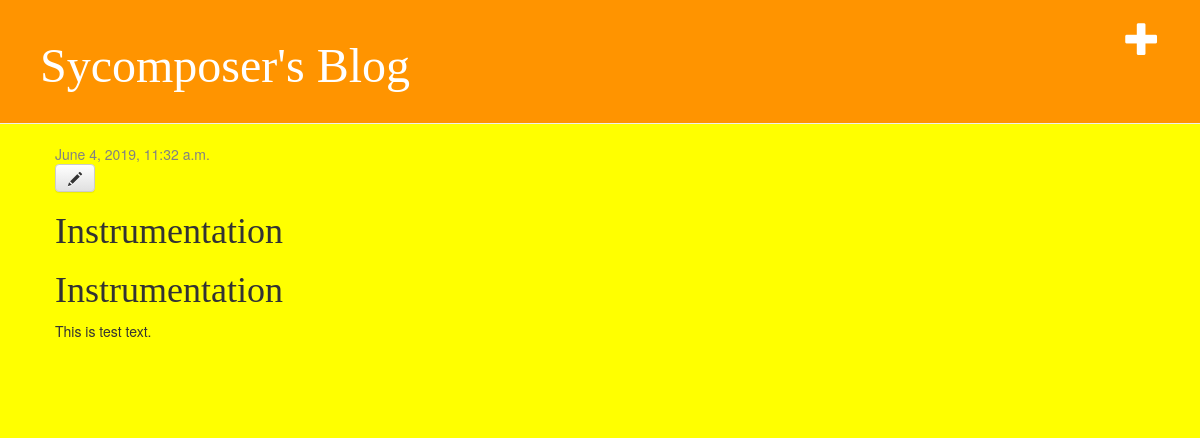
Page /blog/post/1/ on the committed database.
### blog/models.py (models this page shows, shortened)
class Post(models.Model):
    author=models.ForeignKey('auth.User', on_delete=models.CASCADE)
    title=models.CharField(max_length=200)
    text = models.TextField()
    created_date=models.DateTimeField(default=timezone.now)
    published_date = models.DateTimeField(blank=True, null=True)

### blog/views.py (the view)
# urls.py: path('post/<int:pk>/', views.post_detail, name='post_detail'),
def post_detail(request,pk):
    post= get_object_or_404(Post,pk=pk)
    return render(request,"blog/post_detail.html",{'post':post})

### blog/templates/blog/post_detail.html
{% extends 'blog/base.html' %}
{% block content %}
    <div class="post">
        {% if post.published_date %}
            <div class="date">
                {{ post.published_date }}
            </div>
        {% endif %}
        <a class="btn btn-default" href="{% url 'post_edit' pk=post.pk %}"><span class="glyphicon glyphicon-pencil"></span></a>
        <h1>{{ post.title }}</h1>
        <h1>{{ post.title }}</h1>
        <p>{{ post.text|linebreaksbr }}</p>
    </div>
{% endblock %}

### blog/static/css/blog.css (style rules this page uses)
body { background-color: yellow; }
h1, h2, h3, h4 { font-family: Times New Roman, cursive; }
.date { color: #828282; }
.post { margin-bottom: 70px; }

### rows in the picture
Post: published_date "June 4, 2019, 11:32 a.m.", title "Instrumentation", text "This is test text."
